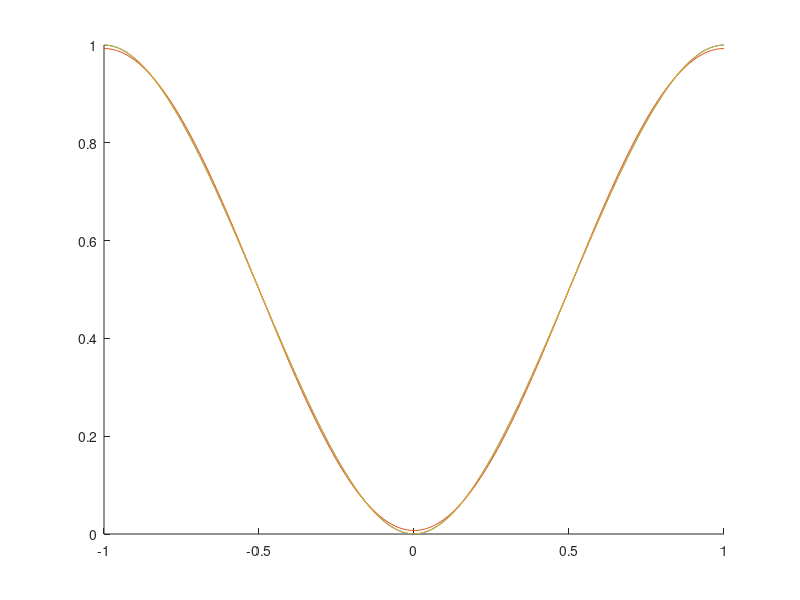
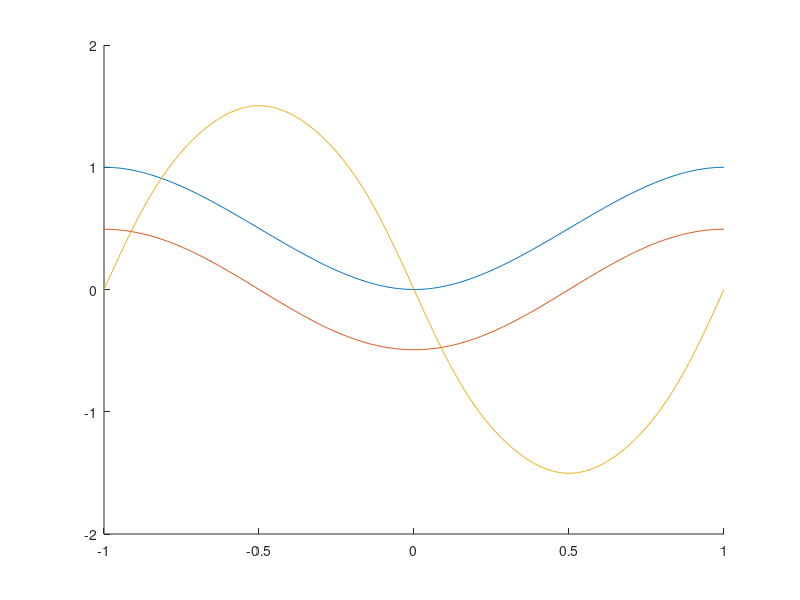
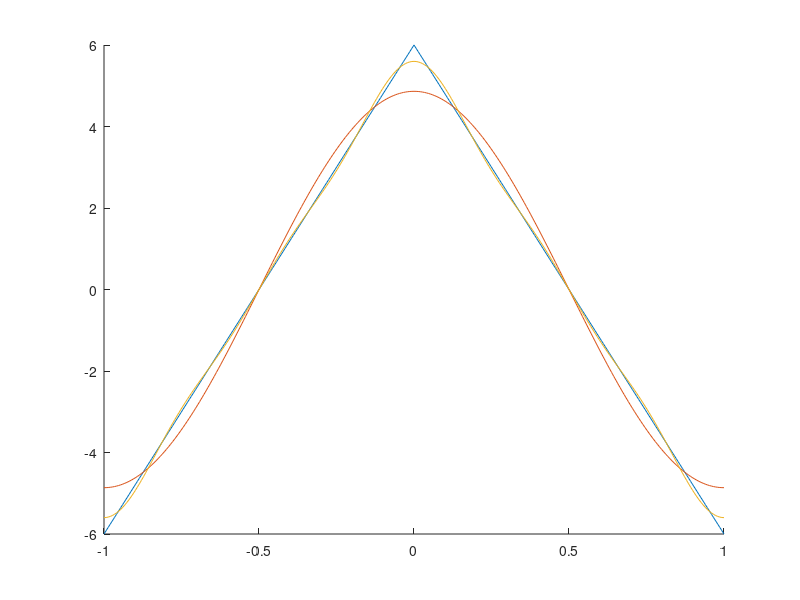
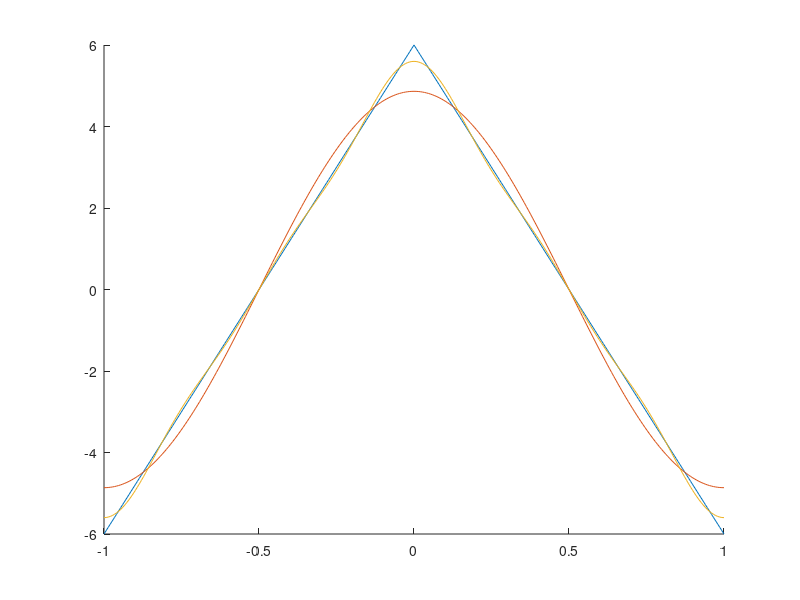

These charts were generated, in order, by the following MATLAB code:
%% plot function
% values of x to plot
x1 = linspace(-1, 0, 150);
x2 = linspace(0, 1, 150);
x = [x1, x2];

% values of function
f1 = 3*x1.^2 + 2*x1.^3;
f2 = 3*x2.^2 - 2*x2.^3;
f = [f1, f2];

% coefficient values
a0 = 1;
n = 1:5;
a = (24 ./ (n.^4 .* pi^4)) .* ((-1).^n - 1);

% values of series expansion
% one term expansion
fn1 = a0/2 + a(1)*cos(pi * x);
% five term expansion
fn5 = a0/2;
for nn = 1:5
	term = a(nn) * cos(nn * pi * x);
	fn5 = fn5 + term;
end

% plot results
figure(1)
hold on
plot(x, f)
plot(x, fn1)
plot(x, fn5)
hold off

%% plot derivatives

%% first derivative
% actual func values
fp1_1 = 6*x1 + 6*x1.^2;
fp1_2 = 6*x2 - 6*x2.^2;
fp1 = [fp1_1, fp1_2];

% one term expansion
fd1_1 = a(1)*cos(pi * x);

% five term expansion
fd1_5 = 0;
for nn = 1:5
	term = a(nn) * sin(nn * pi * x) * (nn * pi);
	fd1_5 = fd1_5 + term;
end

% plot results
figure(2)
hold on
plot(x, f)
plot(x, fd1_1)
plot(x, fd1_5)
hold off

%% second derivative
% actual function values
fp2_1 = 6 + 12*x1;
fp2_2 = 6 - 12*x2;
fp2 = [fp2_1, fp2_2];

% one term expansion
fd2_1 = - a(1) * cos(pi * x) * (pi^2);

% five term expansion
fd2_5 = 0;
for nn = 1:5
	term = -a(nn) * cos(nn * pi * x) * (nn * pi)^2;
	fd2_5 = fd2_5 + term;
end

% plot results
figure(3)
hold on
plot(x, fp2)
plot(x, fd2_1)
plot(x, fd2_5)
hold off

%% third derivative
% actual function values
fp3_1 = 6 + 12*x1;
fp3_2 = 6 - 12*x2;
fp3 = [fp3_1, fp3_2];

% one term expansion
fd3_1 = - a(1) * cos(pi * x) * (pi^2);

% five term expansion
fd3_5 = 0;
for nn = 1:5
	term = -a(nn) * cos(nn * pi * x) * (nn * pi)^2;
	fd3_5 = fd3_5 + term;
end

% plot results
figure(4)
hold on
plot(x, fp3)
plot(x, fd3_1)
plot(x, fd3_5)
hold off

%% error
tol = 1e-3;
